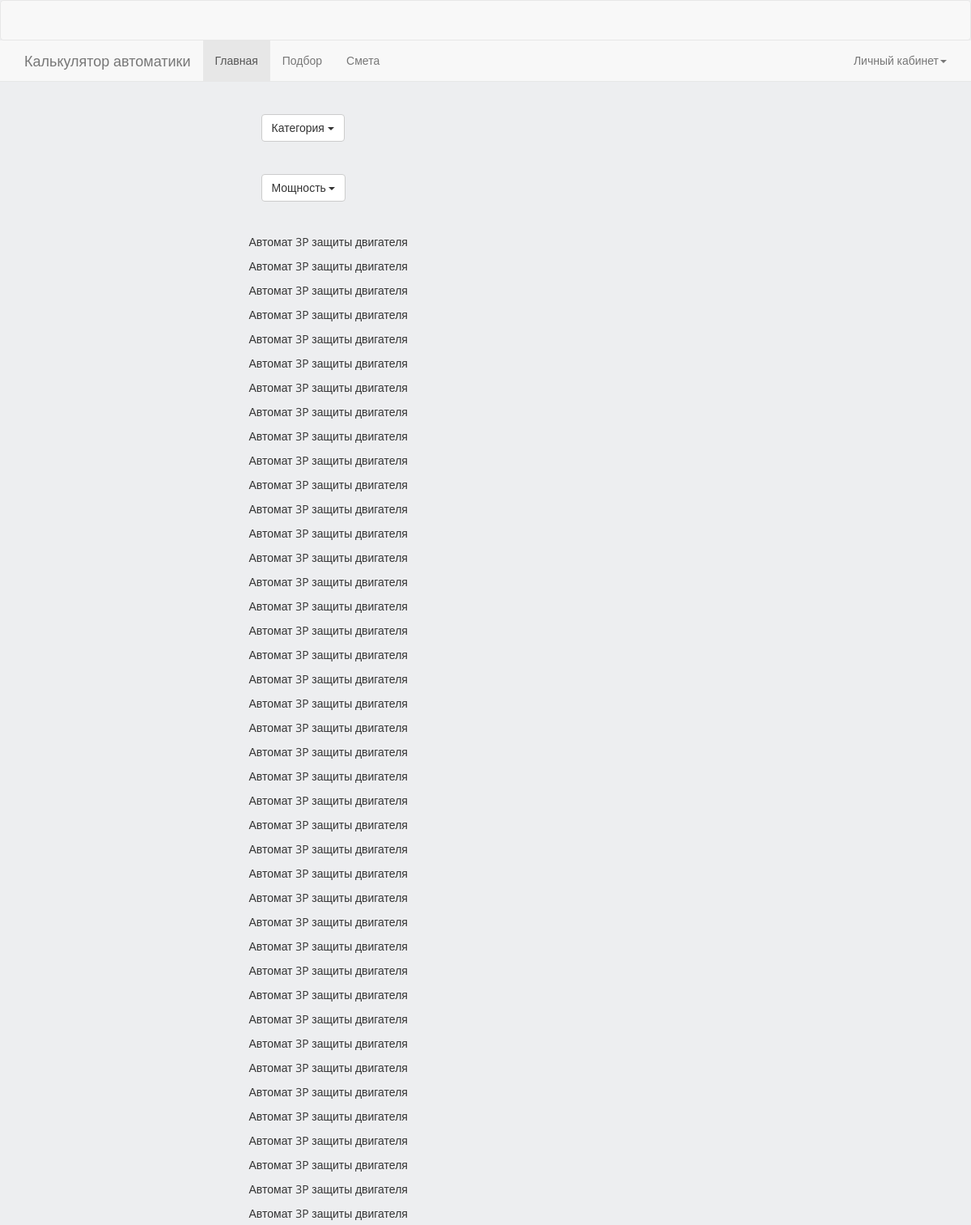
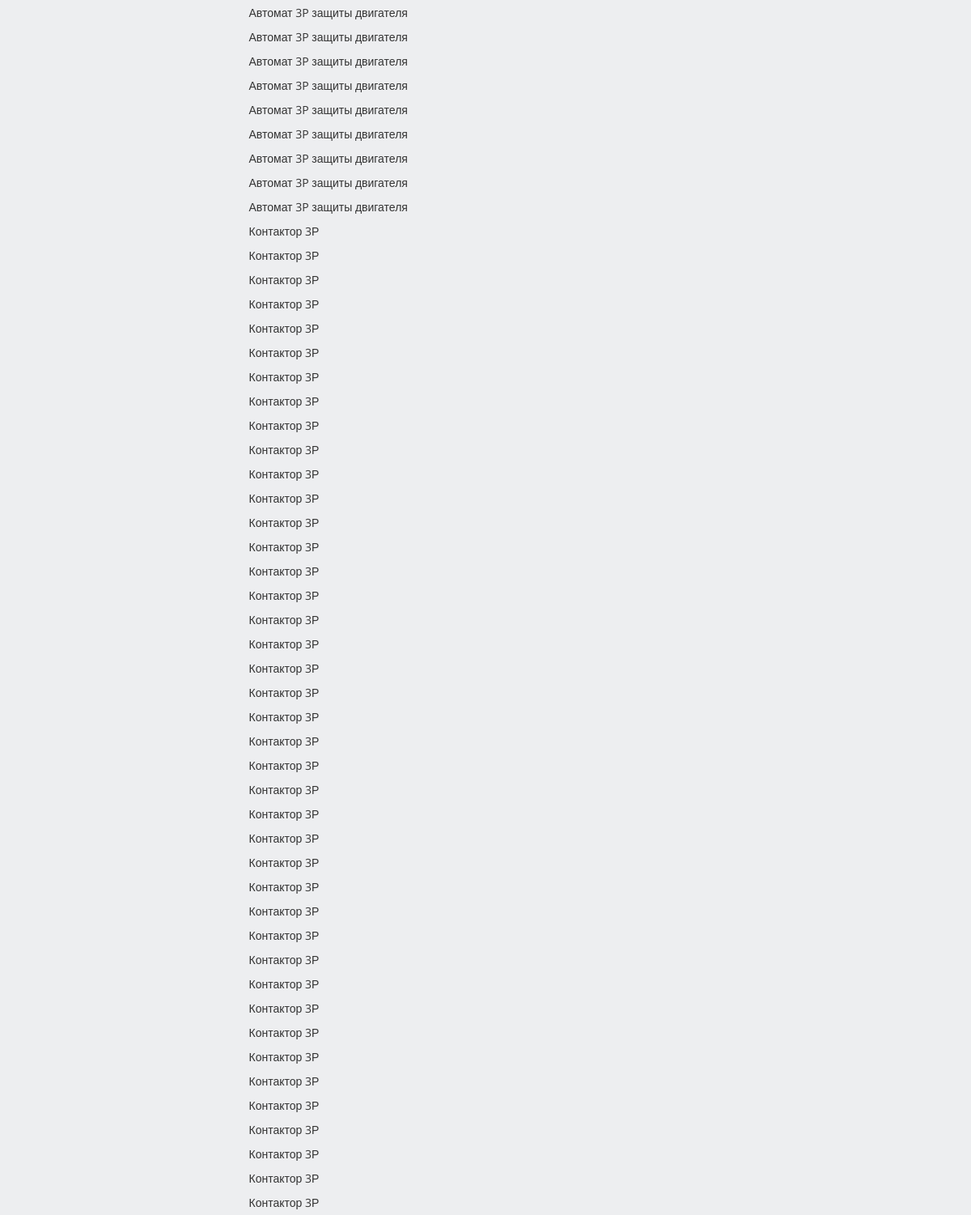
/item/ (upper part), run on an earlier commit of the app's database (2 pictures, top to bottom).
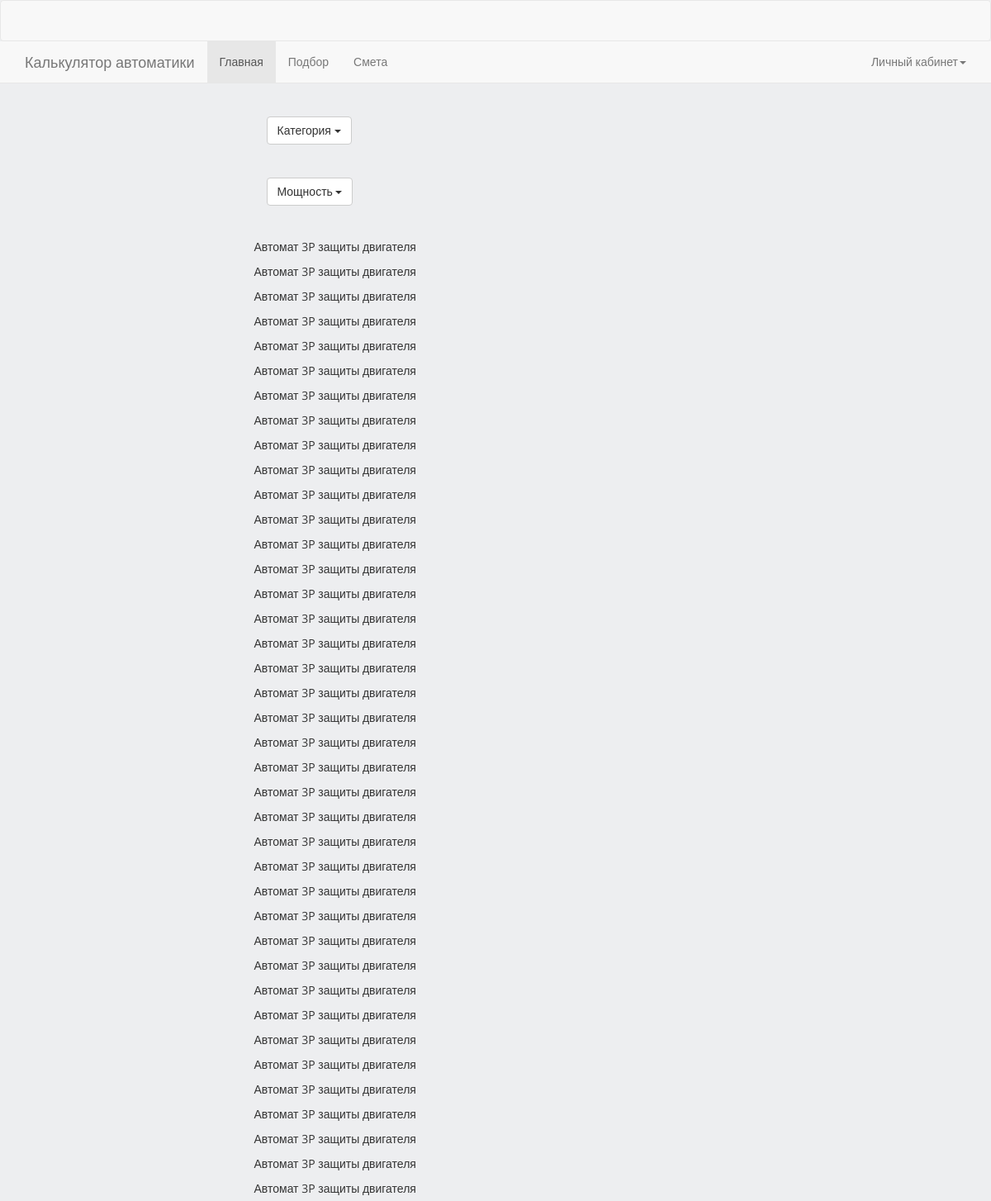
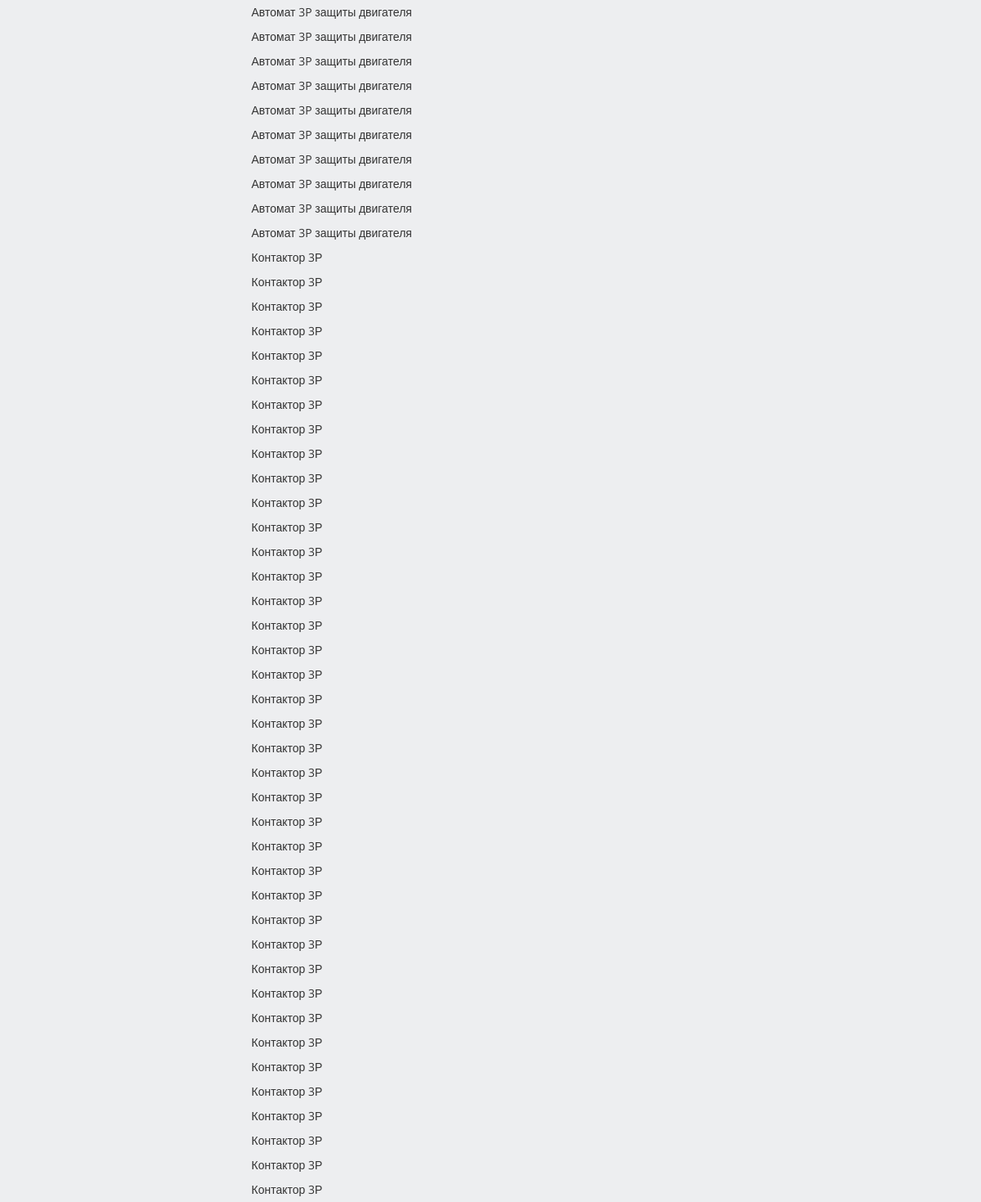
And on a later commit of the database (2 pictures, top to bottom).
### items/models.py (models this page shows, shortened)
class Item(models.Model):
    category = models.ForeignKey(ItemCategory, blank=True, null=True, default=None, verbose_name="Категория", on_delete=models.DO_NOTHING)
    manufacturer = models.ForeignKey(ItemManufacturer, blank=True, null=True, default=None,
                                     verbose_name="Производитель", on_delete=models.DO_NOTHING)
    series = models.CharField(max_length=64, blank=True, null=True, default=None, verbose_name="Серия")
    name = models.CharField(max_length=64, blank=True, null=True, default=None, verbose_name="Название")
    vendor_code = models.CharField(max_length=64, blank=True, null=True, default=None, verbose_name="Артикул")
    description = models.TextField(blank=True, null=True, default=None, verbose_name="Описание")
    voltage = models.DecimalField(max_digits=7, decimal_places=0, default=0, verbose_name="Напряжение [В]")
    power = models.DecimalField(max_digits=7, decimal_places=2, default=0, verbose_name="Мощность [кВт]")
    force_input = models.DecimalField(max_digits=2, decimal_places=0, default=0, verbose_name="Силовые входы [шт]")
    discret_input = models.DecimalField(max_digits=4, decimal_places=0, default=0, verbose_name="Дискретные входы [шт]")
    discret_output = models.DecimalField(max_digits=4, decimal_places=0, default=0,
                                         verbose_name="Дискретные выходы [шт]")
    analog_input = models.DecimalField(max_digits=4, decimal_places=0, default=0, verbose_name="Аналоговые входы [шт]")
    analog_output = models.DecimalField(max_digits=4, decimal_places=0, default=0,
                                        verbose_name="Аналоговые выходы [шт]")
    temperature_input = models.DecimalField(max_digits=4, decimal_places=0, default=0,
                                            verbose_name="Температурные входы [шт]")
    height = models.DecimalField(max_digits=10, decimal_places=2, default=0, verbose_name="Высота")
    width = models.DecimalField(max_digits=10, decimal_places=2, default=0, verbose_name="Ширина")
    depth = models.DecimalField(max_digits=10, decimal_places=2, default=0, verbose_name="Глубина")
    atributes = models.ManyToManyField('parameters.Atribute', blank=True, default=None, verbose_name="Атрибуты изделия")
    is_active = models.BooleanField(default=True, verbose_name="Активно?")
    price = models.DecimalField(max_digits=10, decimal_places=2, default=0, verbose_name="Цена")
    currency = models.CharField(max_length=64, blank=True, null=True, default=None, verbose_name="Валюта")
    created = models.DateTimeField(auto_now_add=True, auto_now=False, verbose_name="Создано")
    updated = models.DateTimeField(auto_now_add=False, auto_now=True, verbose_name="Обновленно")
    class Meta:
        verbose_name = "Изделие"
        verbose_name_plural = "Изделия"

### items/views.py (the view)
# urls.py: url(r'^item/$', views.item, name='item'),
def item (request):
    items = Item.objects.filter(is_active=True)
    categories = ItemCategory.objects.filter(is_active=True)
    powers_items = Item.objects.filter(is_active=True).values('power').order_by().distinct()
    return render(request, 'items/item.html', locals())

### templates/items/item.html (shortened to what this page needs)
{% extends 'base.html' %}
{% load static %}
{% block content %}
    <div class="container">
        <div class="row">
            <div class="col-lg-6 col-lg-offset-3" style="padding-top:40px;">
                <div class="dropdown">
                  <button class="btn btn-default dropdown-toggle button-category" type="button" id="dropdownMenu1" data-toggle="dropdown" data-category-id="" aria-haspopup="true" aria-expanded="true">
                    Категория
                    <span class="caret"></span>
                  </button>
                </div>
            </div>
            <div class="col-lg-6 col-lg-offset-3" style="padding-top:40px;">
                <div class="dropdown dropdown-power">
                  <button class="btn btn-default dropdown-toggle button-power" type="button" id="dropdownMenu2" data-toggle="dropdown" aria-haspopup="true" aria-expanded="true">
                    Мощность
                    <span class="caret"></span>
                  </button>
                </div>
            </div>
            <div class="col-lg-6 col-lg-offset-3" style="padding:40px 0 40px 0;">
                <div class="items-list" action="{% url 'filter_category_items' %}">{% csrf_token %}
                    <div>
                        {% for item in items %}
                            <p>{{ item.name }}</p>
                        {% endfor %}
                    </div>
                </div>
            </div>
        </div>
    </div>
{% endblock content %}

### templates/base.html (shortened to what this page needs)
{% load static %}
<!DOCTYPE html>
<html lang="en">
<head>
    <link rel="stylesheet" href="{% static 'bootstrap/css/bootstrap.min.css' %}">
    <link rel="stylesheet" href="{% static 'css/style.css' %}">
</head>
<body>
    <div class="wrapper">
        <div class="wrapper-content">
            {% include 'navbar.html' %}
            {% block content %}{% endblock content %}
        </div>
    </div>
</body>
</html>

### templates/navbar.html (shortened to what this page needs)
<nav class="navbar navbar navbar-default navbar-top">
</nav>
<nav class="navbar navbar-default navbar-static-top">
  <div class="container">
    <div class="navbar-header">
      <a class="navbar-brand" href="#">Калькулятор автоматики</a>
    </div>
    <div id="navbar" class="navbar-collapse collapse">
      <ul class="nav navbar-nav">
        <li class="active"><a href="/">Главная</a></li>
        <li><a href="/item">Подбор</a></li>
        <li><a href="/base_calculate">Смета</a></li>
      </ul>
      <ul class="nav navbar-nav navbar-right">
          <li class="dropdown">
          <a href="#" class="dropdown-toggle" data-toggle="dropdown" role="button" aria-haspopup="true" aria-expanded="false">Личный кабинет<span class="caret"></span></a>
        </li>
      </ul>
    </div>
  </div>
</nav>

### static/static_dev/css/style.css (style rules this page uses)
html,body { height: 100%; max-height: 100%; background-color: #edeef0; font-family: 'Open Sans', sans-serif; }
.navbar { margin-bottom: 0; }
.wrapper { min-height: 100%; }
.wrapper-content { overflow: auto; padding-bootom: 180px; }
.navbar-top { height: 20px; }

What changed in the data, as far as the page shows it:
removed Item: name "Автомат 3P защиты двигателя"
removed Item: name "Контактор 3Р"
removed Item: name "Контактор 3Р"
